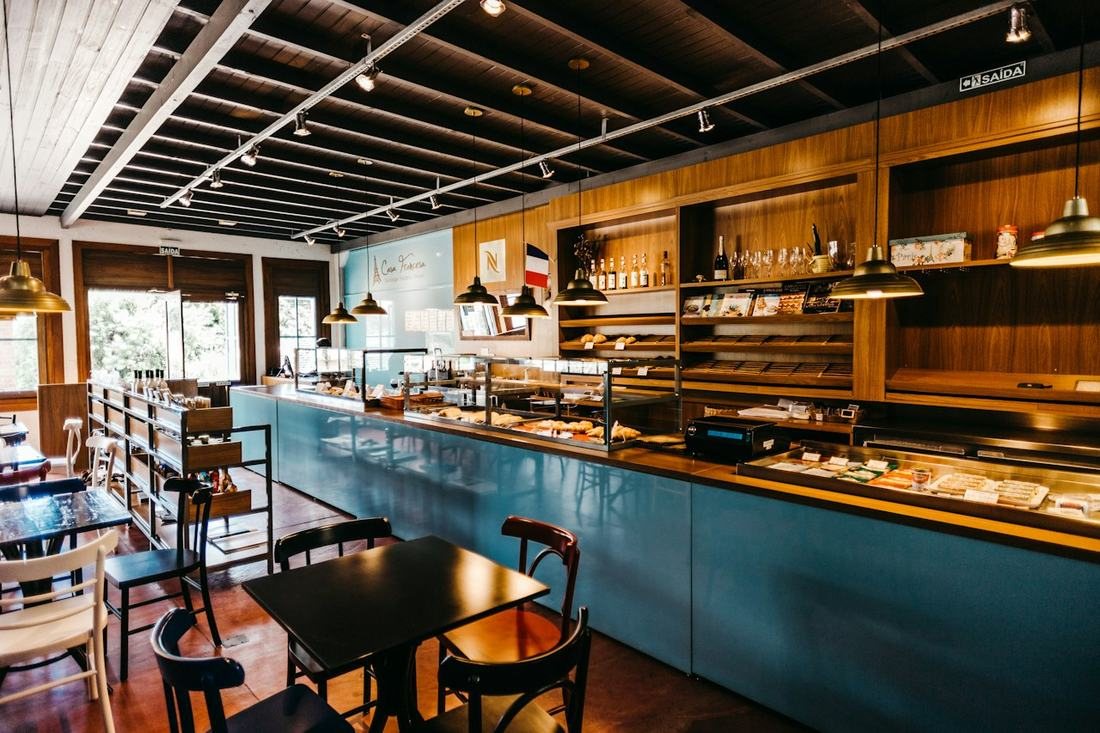
#> input picture build/bs/legacy_img/bs01-11-t22.jpg, 1100 x 733 px, found by its file name
$ python -i make_bg.py   (imports and definitions only)
#> lines starting #> are read from the running program, lines starting #| are printed output that depends on the picture
"""Best Scenario 배경 테마 — 장마다 다른 배경 사진.

build/bg/plan.json 에 시나리오별로 장 순서대로 원본 사진(slides)과 여분(spare)을 적어 두면,
배경용으로 처리해 build/bg/out/<시나리오>-<장 번호>.jpg · -s<번호>.jpg 로 저장하고(확인용, 앱에는 안 들어감),
시나리오마다 한 파일로 묶은 img/bg/<시나리오>.json(장 순서 → 여분 순서의 JPEG data URL 목록)과
앱이 읽는 src/scenario_bg.json 을 만든다. 아티팩트 한 버전에 올릴 수 있는 파일 수(511)가 정해져 있어
사진 94장을 따로 올리지 않고 시나리오당 1파일로 묶는다 — 화면은 그 시나리오의 장을 그릴 때 처음 한 번만 받는다(src/bgpack.js).

- 한 시나리오 안에서 같은 사진은 두 번 쓰지 않는다(시나리오끼리도 겹치지 않음 · 실행할 때 확인).
- 장 수와 slides 개수가 같아야 한다 — 배경이 있는 시나리오는 모든 장에 배경이 있다.
- 여분(spare)은 이 구성으로 시작한 제안서에 나중에 넣는 장에 차례로 쓰인다(store.js syncBg).

처리: 1600×900 · 채도 82% · 가우시안 블러 3px · 흰색 스크림(위 84% → 가운데 72% → 아래 80%).
제목(위)과 각주(아래) 띠는 더 밝게, 가운데는 사진이 더 보이게 한다. 레이아웃은 그대로 두고 루트 배경만 바꾼다.

    python3 build/bg/make_bg.py            # 프로젝트 루트에서 실행
사진 출처: img/cover/* → claude/industry-cover-photos.md · img/ph/* → src/photo_sources.md · img/case-*, life-* → 삼성 공식
"""
import base64
import hashlib
import io
import json
import os
import re

import numpy as np
from PIL import Image, ImageEnhance, ImageFilter

ROOT = os.path.abspath(os.path.join(os.path.dirname(__file__), '..', '..'))
W, H = 1600, 900
STOPS = [(0.0, 0.84), (0.33, 0.72), (0.75, 0.72), (1.0, 0.80)]  # (세로 위치, 흰색 비율)


def scrim_alpha():
    ys = np.linspace(0, 1, H)
    a = np.interp(ys, [s[0] for s in STOPS], [s[1] for s in STOPS])
    return np.repeat(a[:, None], W, axis=1)[..., None]


A = scrim_alpha()


def make(src, dst):
    """→ JPEG bytes (also written to dst for checking)"""
#> called with src = '../bs/legacy_img/bs01-11-t22.jpg', dst = 'out.png'
    im = Image.open(os.path.join(ROOT, src)).convert('RGB')
#> im is the input picture: PIL image 1100x733 RGB; mean R, G, B 95.4, 82.1, 66.3
    k = max(W / im.width, H / im.height)  # 16:9 가운데 맞춤
#> k = 1.45
    im = im.resize((round(im.width * k), round(im.height * k)), Image.LANCZOS)
#> im: PIL image 1600x1066 RGB
    l, t = (im.width - W) // 2, (im.height - H) // 2
#> l = 0; t = 83
    im = im.crop((l, t, l + W, t + H))
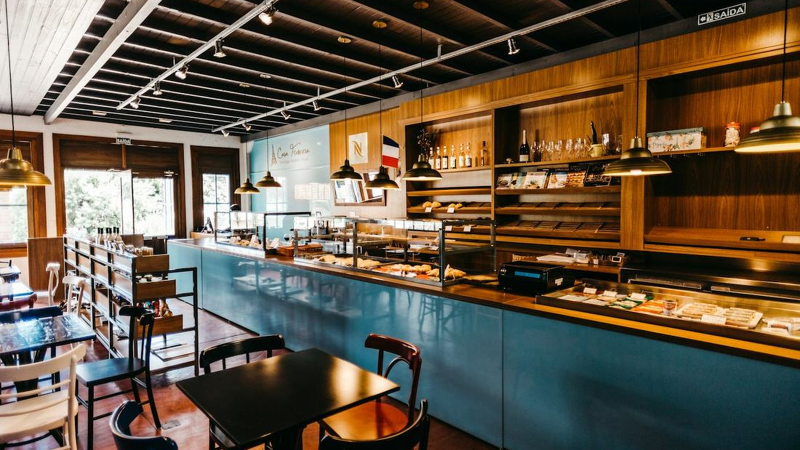
#> im: PIL image 1600x900 RGB (shown at 1/2 size); mean R, G, B 101.1, 87.5, 70.6
    im = ImageEnhance.Color(im).enhance(0.82).filter(ImageFilter.GaussianBlur(3))
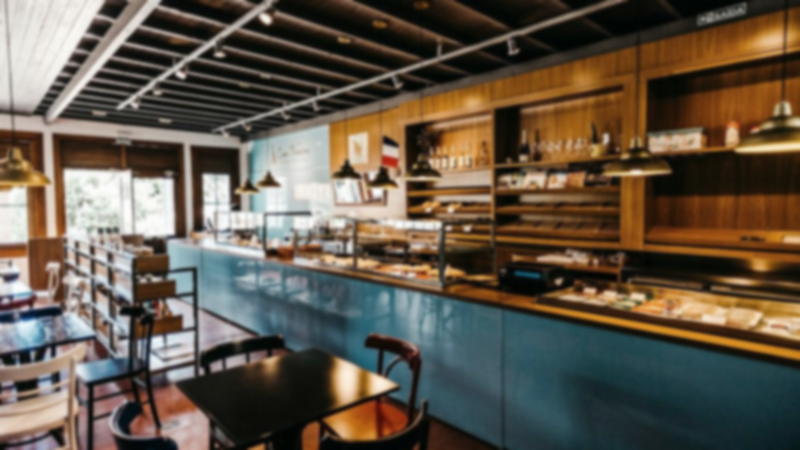
#> im: PIL image 1600x900 RGB (shown at 1/2 size); mean R, G, B 98.5, 87.4, 73.5
    out = np.asarray(im).astype(np.float32) * (1 - A) + 255 * A
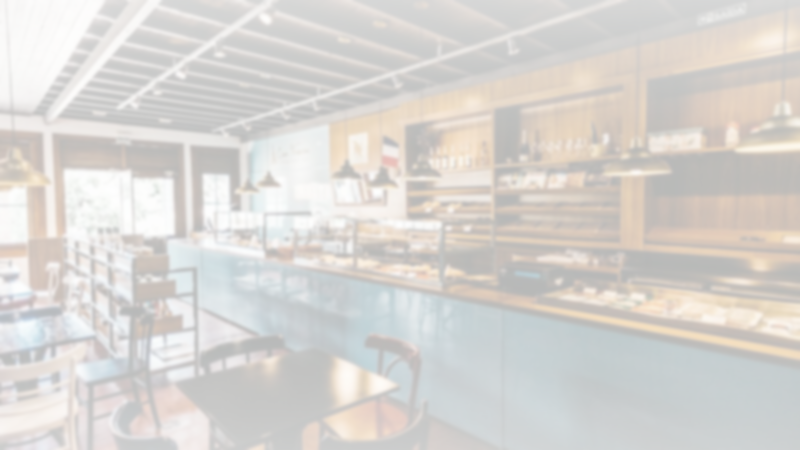
#> out: shape (900, 1600, 3) float64 (shown at 1/2 size); mean R, G, B 216.5, 213.6, 210.1
    buf = io.BytesIO()
    Image.fromarray(out.clip(0, 255).astype(np.uint8)).save(buf, 'JPEG', quality=78, optimize=True, progressive=True)
    path = os.path.join(ROOT, dst)
    os.makedirs(os.path.dirname(path), exist_ok=True)
    open(path, 'wb').write(buf.getvalue())
    return buf.getvalue()


def slide_count(sid):
    """장 수 — src/scenarios.js 의 flow 에서 [f, role] 쌍을 센다"""
    js = open(os.path.join(ROOT, 'src', 'scenarios.js'), encoding='utf-8').read()
    i = js.index("id: '%s'" % sid)
    j = js.find("\n  {\n    id: 'bs", i + 10)
    block = js[i:j if j > 0 else len(js)]
    flow = block[block.index('flow: ['):block.index('ask:')]
    return len(re.findall(r"\['L_[A-Za-z0-9_]+',", flow))


# [25 lines not run here, left out]

>>> result = make('../bs/legacy_img/bs01-11-t22.jpg', 'out.png')

$ run again, on build/bs/legacy_img/bs01-11-t4.jpg
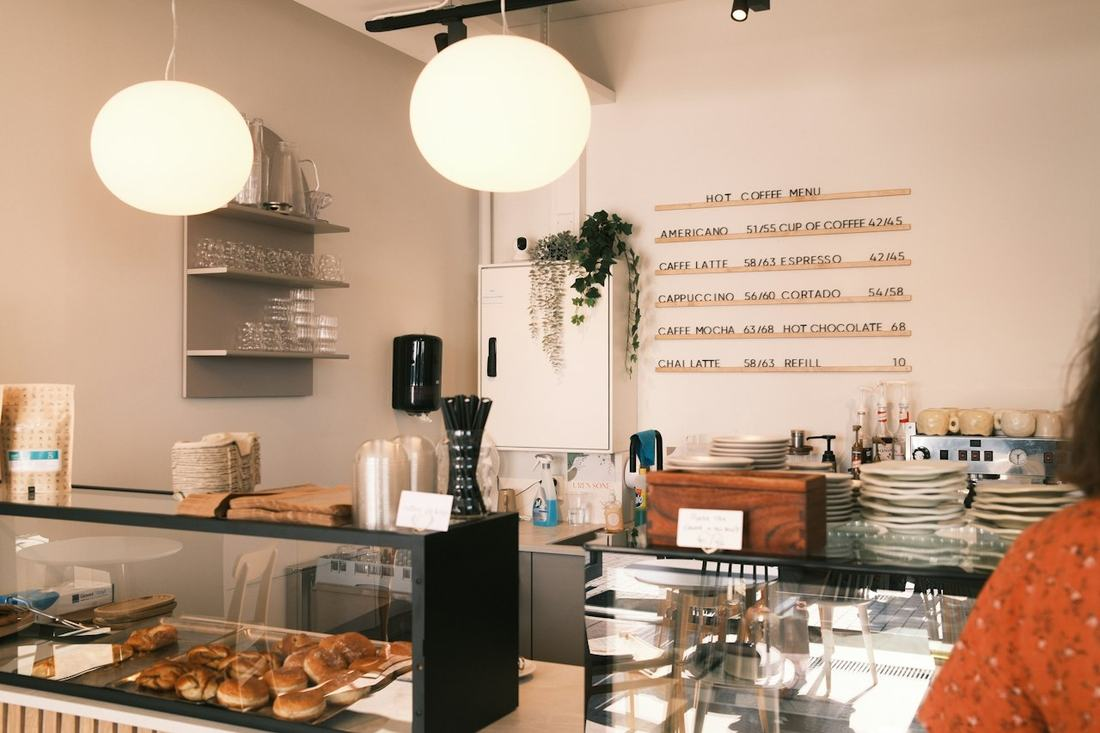
#> input picture build/bs/legacy_img/bs01-11-t4.jpg, 1100 x 733 px, found by its file name
#> in make, im is the input picture: PIL image 1100x733 RGB; mean R, G, B 181, 154, 131.9
#> in make, `im = ImageEnhance.Color(im).enhance(0.82).filter(ImageFilter.GaussianB..`:
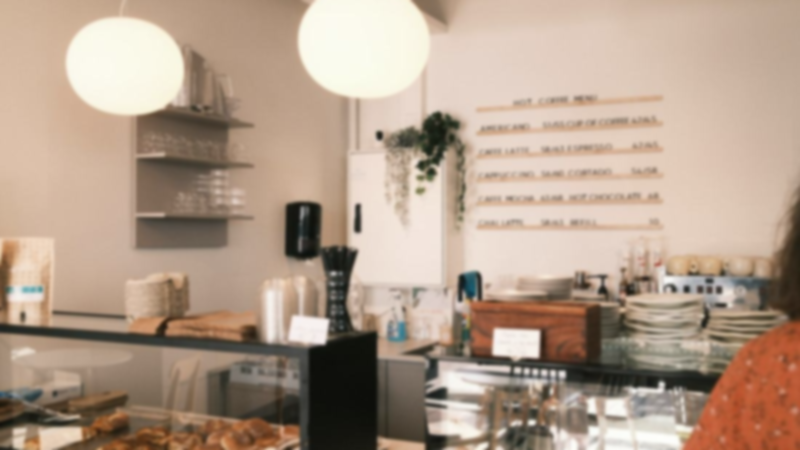
#> im: PIL image 1600x900 RGB (shown at 1/2 size); mean R, G, B 178.7, 157.2, 139.5
#> in make, `out = np.asarray(im).astype(np.float32) * (1 - A) + 255 * A`:
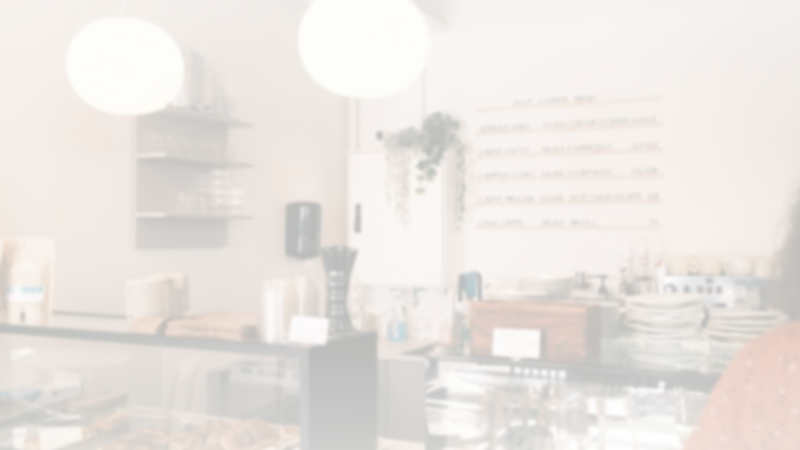
#> out: shape (900, 1600, 3) float64 (shown at 1/2 size); mean R, G, B 235.7, 230.3, 225.9

$ run again, on build/bs/legacy_img/bs06-6-t28.jpg
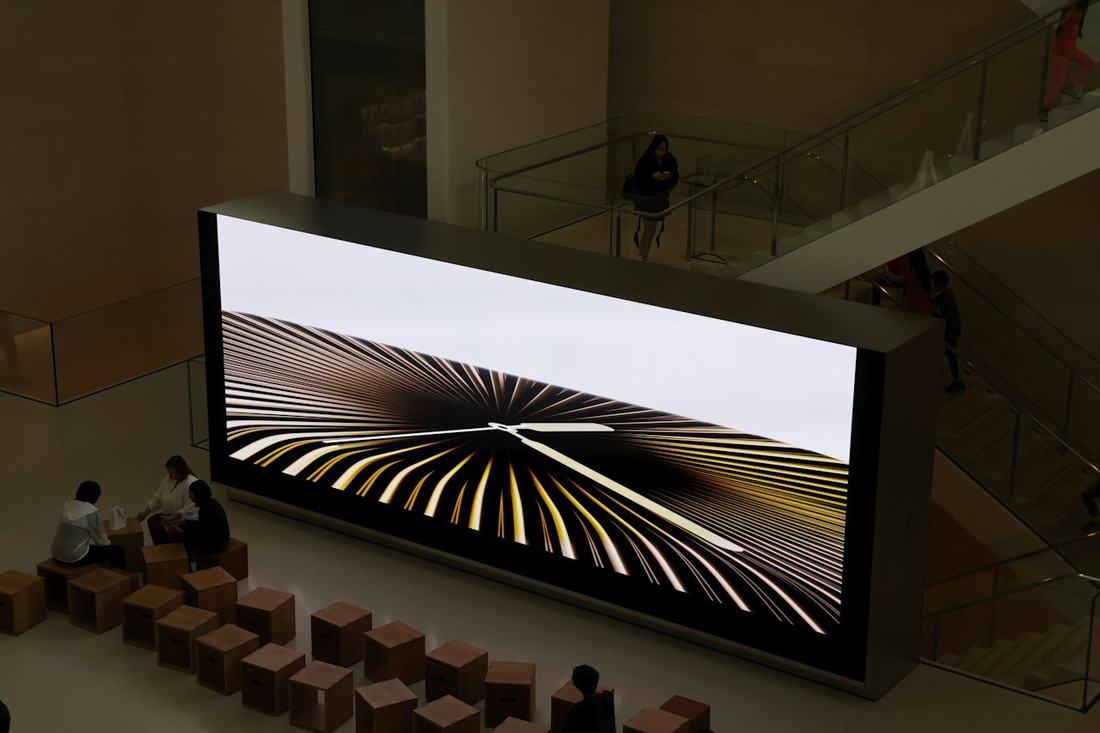
#> input picture build/bs/legacy_img/bs06-6-t28.jpg, 1100 x 733 px, found by its file name
#> in make, im is the input picture: PIL image 1100x733 RGB; mean R, G, B 62.9, 54.8, 43.3
#> in make, `im = ImageEnhance.Color(im).enhance(0.82).filter(ImageFilter.GaussianB..`:
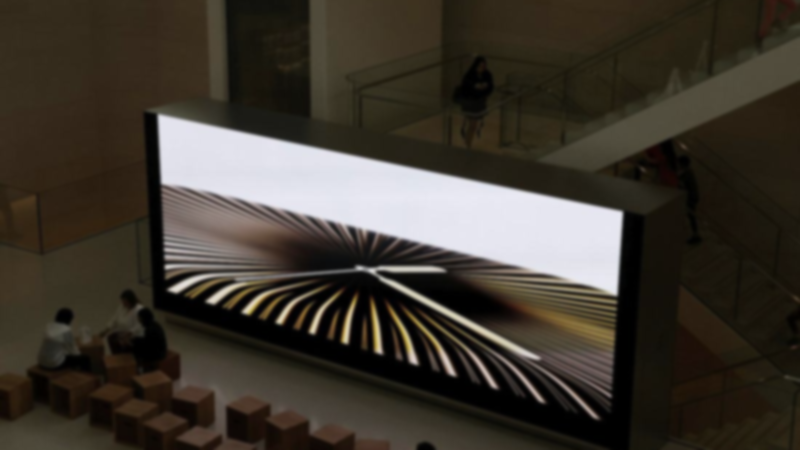
#> im: PIL image 1600x900 RGB (shown at 1/2 size); mean R, G, B 63.4, 57.2, 48.2
#> in make, `out = np.asarray(im).astype(np.float32) * (1 - A) + 255 * A`:
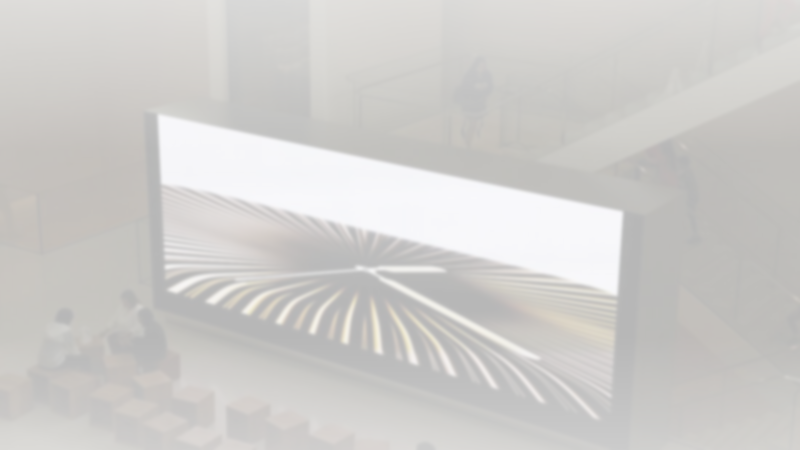
#> out: shape (900, 1600, 3) float64 (shown at 1/2 size); mean R, G, B 207.6, 206.1, 203.9
